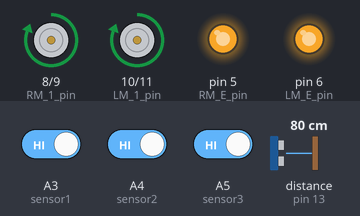
Simulated run of this sketch. Board: Arduino Uno, built with avr-gcc and run on an emulated ATmega328P. On the bench: motor-driver pin pairs drawn as motors (green arrow = first pin HIGH = forward, orange = second pin HIGH = backward, longer = more drive), output pins drawn as LEDs (lit = HIGH). Wiring (inferred from the names in the program): ultrasonic range finder: trigger pin 12; echo pin 13. The test bench sets the inputs (shaded band); at power-on: A3 (sensor1) HIGH, distance to the obstacle (sensor on pin 13) 80 cm, A5 (sensor3) HIGH, A4 (sensor2) HIGH. The echo pulse lasts 58.3 µs per cm; pins used as bus, display or sensor lines are not drawn; what the sketch prints to the serial monitor is not drawn.

Above: at 4.2 s.
4.3 s: A3 (sensor1) driven LOW
At 5.5 s:
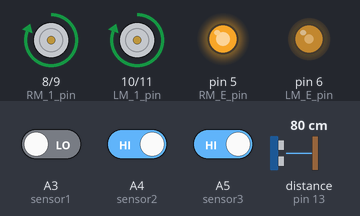
5.8 s: distance to the obstacle (sensor on pin 13) set to 12 cm
7.3 s: distance to the obstacle (sensor on pin 13) set to 9 cm
At 8.3 s:
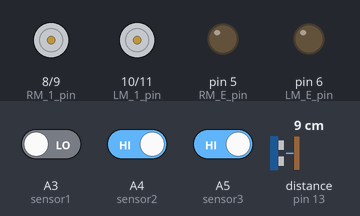
9.2 s: distance to the obstacle (sensor on pin 13) set to 60 cm
At 9.8 s:
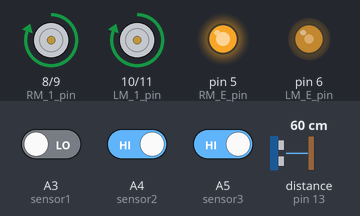
10.7 s: A5 (sensor3) driven LOW
At 11.6 s:
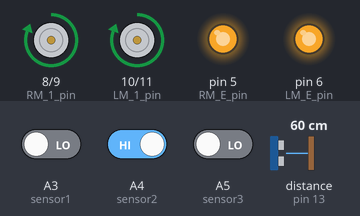
13.7 s: A3 (sensor1) driven HIGH
At 14.3 s:
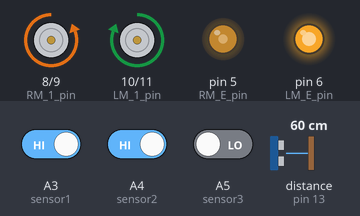
Timing chart, 0 to 16.2 s (numbered marks = the images above; inputs shaded):
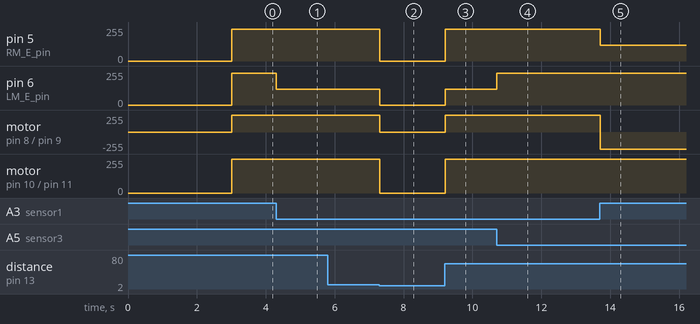

Measured:
- the behaviour switches between 11 and 10 cm on distance to the obstacle (sensor on pin 13) (found by bisection; images 1 and 2)
- after the input at 4.3 s, pin 6 (LM_E_pin): 240/255 → 120/255 at once
- after the input at 5.8 s, every drawn part: stays the same
- after the input at 7.3 s, pin 5 (RM_E_pin): 240/255 → 0/255 at once; pin 6 (LM_E_pin): 120/255 → 0/255 at once; motor on pin 8 (RM_1_pin) / pin 9 (RM_2_pin), motor on pin 10 (LM_1_pin) / pin 11 (LM_2_pin): forward 255/255 → stopped at once
- after the input at 9.2 s, pin 5 (RM_E_pin): 0/255 → 240/255 at once; pin 6 (LM_E_pin): 0/255 → 120/255 at once; motor on pin 8 (RM_1_pin) / pin 9 (RM_2_pin), motor on pin 10 (LM_1_pin) / pin 11 (LM_2_pin): stopped → forward 255/255 at once
- after the input at 10.7 s, pin 6 (LM_E_pin): 120/255 → 240/255 at once
- after the input at 13.7 s, pin 5 (RM_E_pin): 240/255 → 120/255 at once; motor on pin 8 (RM_1_pin) / pin 9 (RM_2_pin): forward 255/255 → backward 255/255 at once

The sketch:

self_driving.ino
```cpp
int RM_E_pin=5;
int LM_E_pin=6;
int RM_1_pin=8;
int LM_1_pin=10;
int RM_2_pin=9;
int LM_2_pin=11;
#define sensor1 A3
#define sensor2 A4
#define sensor3 A5
int Rmotor_dir=1;
int Lmotor_dir=1;
int motor_s=240;
int Ultrasonic();
int distance=0;
int triggerPin=12;
int echoPin=13;

void setup(){
  Serial.begin(9600);
  pinMode(RM_E_pin, OUTPUT);
  pinMode(RM_1_pin, OUTPUT);
  pinMode(RM_2_pin, OUTPUT);
  pinMode(LM_E_pin, OUTPUT);
  pinMode(LM_1_pin, OUTPUT);
  pinMode(LM_2_pin, OUTPUT);
  pinMode(sensor1, INPUT);
  pinMode(sensor2, INPUT);
  pinMode(sensor3, INPUT);
  pinMode(triggerPin, OUTPUT);
  pinMode(echoPin, INPUT);
  delay(3000);
}

void loop(){
  distance=Ultrasonic();
  //motor_s=distance*5;
  int L=digitalRead(sensor1);
  int C=digitalRead(sensor2);
  int R=digitalRead(sensor3);
  if (distance>=10){
    if(R==LOW && C==HIGH && L==LOW){
      motor_role(motor_s, motor_s);
      Serial.println("직진");
    }
    if(R==LOW && C==LOW && L==HIGH){
      motor_role(-(motor_s/2), motor_s);
      Serial.println("우회전");
    }
    if(R==LOW && C==HIGH && L==HIGH){
      motor_role(-(motor_s/2), motor_s);
      Serial.println("우회전");
    }
    if(R==HIGH && C==LOW && L==LOW){
      motor_role(motor_s, motor_s/2);
      Serial.println("좌회전");
    }
    if(R==HIGH && C==HIGH && L==LOW){
      motor_role(motor_s, motor_s/2);
      Serial.println("좌회전");
    }
    if(R==HIGH && C==HIGH && L==HIGH){
      motor_role(motor_s, motor_s);
      Serial.println("직진");
    }
    if(R==LOW && C==LOW && L==LOW){
      motor_role(motor_s, motor_s);
      Serial.println("직진");
    }
  }
  else{
    motor_role(0, 0);
    Serial.println("정지");
  }
}

void motor_role(int R_motor, int L_motor){
  if (R_motor>0){
    digitalWrite(RM_1_pin, Rmotor_dir);
    digitalWrite(RM_2_pin, !Rmotor_dir);
  }
  else if (R_motor<0){
    digitalWrite(RM_1_pin, !Rmotor_dir);
    digitalWrite(RM_2_pin, Rmotor_dir);
  }
  else{
    digitalWrite(RM_1_pin, LOW);
    digitalWrite(RM_2_pin, LOW);
  }
  if (L_motor>0){
    digitalWrite(LM_1_pin, Lmotor_dir);
    digitalWrite(LM_2_pin, !Lmotor_dir);
  }
  else if (L_motor<0){
    digitalWrite(LM_1_pin, !Lmotor_dir);
    digitalWrite(LM_2_pin, Lmotor_dir);
  }
  else{
    digitalWrite(LM_1_pin, LOW);
    digitalWrite(LM_2_pin, LOW);
  }
  analogWrite(RM_E_pin, abs(R_motor));
  analogWrite(LM_E_pin, abs(L_motor));
}

int Ultrasonic(){
  digitalWrite(triggerPin, HIGH);
  delayMicroseconds(10);
  digitalWrite(triggerPin, LOW);

  int distances=pulseIn(echoPin, HIGH)/58;
  delay(10);
  return distances;
}
```
